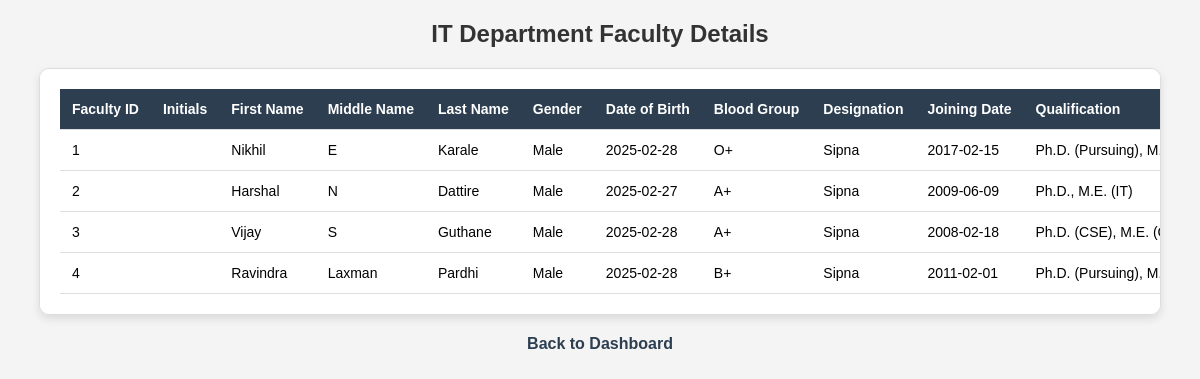
Page /User.php on the committed database.
### tables this page shows
CREATE TABLE `faculty` (
  `faculty_id` varchar(50) NOT NULL,
  `initials` varchar(10) DEFAULT NULL,
  `first_name` varchar(100) NOT NULL,
  `middle_name` varchar(100) DEFAULT NULL,
  `last_name` varchar(100) NOT NULL,
  `gender` varchar(10) DEFAULT NULL,
  `date_of_birth` date DEFAULT NULL,
  `blood_group` varchar(5) DEFAULT NULL,
  `department` varchar(255) DEFAULT NULL,
  `designation` varchar(100) DEFAULT NULL,
  `joining_date` date DEFAULT NULL,
  `qualification` varchar(100) DEFAULT NULL,
  `specialization` varchar(100) DEFAULT NULL,
  `experience` int DEFAULT NULL,
  `official_email` varchar(100) NOT NULL,
  `personal_email` varchar(100) DEFAULT NULL,
  `phone_number` varchar(15) DEFAULT NULL,
  `password` varchar(255) NOT NULL,
  `postal_address` text,
  `permanent_address` text,
  PRIMARY KEY (`faculty_id`),
  UNIQUE KEY `official_email` (`official_email`),
  UNIQUE KEY `phone_number` (`phone_number`)
);

### User.php (the view, shortened to what this page needs)
<?php
include('db_connect.php');
$query = "SELECT * FROM faculty WHERE department = 'it'";
$result = mysqli_query($conn, $query);
?>
<!DOCTYPE html>
<html lang="en">
<head>
</head>
<body>
    <h2>IT Department Faculty Details</h2>
    <div class="table-container">
        <?php if (mysqli_num_rows($result) > 0) { ?>
            <table>
                <thead>
                    <tr>
                        <th>Faculty ID</th>
                        <th>Initials</th>
                        <th>First Name</th>
                        <th>Middle Name</th>
                        <th>Last Name</th>
                        <th>Gender</th>
                        <th>Date of Birth</th>
                        <th>Blood Group</th>
                        <th>Designation</th>
                        <th>Joining Date</th>
                        <th>Qualification</th>
                    </tr>
                </thead>
                <tbody>
                    <?php while ($row = mysqli_fetch_assoc($result)) { ?>
                    <tr>
                        <td><?php echo htmlspecialchars($row['faculty_id']); ?></td>
                        <td><?php echo htmlspecialchars($row['initials']); ?></td>
                        <td><?php echo htmlspecialchars($row['first_name']); ?></td>
                        <td><?php echo htmlspecialchars($row['middle_name']); ?></td>
                        <td><?php echo htmlspecialchars($row['last_name']); ?></td>
                        <td><?php echo htmlspecialchars($row['gender']); ?></td>
                        <td><?php echo htmlspecialchars($row['date_of_birth']); ?></td>
                        <td><?php echo htmlspecialchars($row['blood_group']); ?></td>
                        <td><?php echo htmlspecialchars($row['designation']); ?></td>
                        <td><?php echo htmlspecialchars($row['joining_date']); ?></td>
                        <td><?php echo htmlspecialchars($row['qualification']); ?></td>
                    </tr>
                    <?php } ?>
                </tbody>
            </table>
        <?php } else { ?>
            <p style="text-align: center; font-size: 16px; color: #888;">No faculty members found in the IT department.</p>
        <?php } ?>
    </div>
    <a href="hod.php" class="back-link">Back to Dashboard</a>
</body>
</html>

### User.php (style rules this page uses)
body { font-family: Arial, sans-serif; background-color: #f4f4f4; margin: 0px; padding: 0; }
h2 { text-align: center; color: #333; }
.table-container { width: 90%; margin: 20px auto; background: white; padding: 20px; border-radius: 10px; box-shadow: 0px 4px 8px rgba(0, 0, 0, 0.1); overflow-x: auto; border: 1px solid #ddd; }
table { width: 100%; border-collapse: collapse; font-size: 14px; min-width: 800px; }
th, td { padding: 12px; text-align: left; border-bottom: 1px solid #ddd; white-space: nowrap; }
th { background-color:#2C3E50;; color: white; position: sticky; top: 0; z-index: 2; }
.back-link { display: block; text-align: center; margin-top: 20px; font-size: 16px; color:#2C3E50;; text-decoration: none; font-weight: bold; }

### rows in the picture
faculty: faculty_id "1", first_name "Nikhil", middle_name "E", last_name "Karale", gender "Male", date_of_birth "2025-02-28", blood_group "O+", designation "Sipna", joining_date "2017-02-15", qualification "Ph.D. (Pursuing),…"
faculty: faculty_id "2", first_name "Harshal", middle_name "N", last_name "Dattire", gender "Male", date_of_birth "2025-02-27", blood_group "A+", designation "Sipna", joining_date "2009-06-09", qualification "Ph.D., M.E. (IT)"
faculty: faculty_id "3", first_name "Vijay", middle_name "S", last_name "Guthane", gender "Male", date_of_birth "2025-02-28", blood_group "A+", designation "Sipna", joining_date "2008-02-18", qualification "Ph.D. (CSE), M.E.…"
faculty: faculty_id "4", first_name "Ravindra", middle_name "Laxman", last_name "Pardhi", gender "Male", date_of_birth "2025-02-28", blood_group "B+", designation "Sipna", joining_date "2011-02-01", qualification "Ph.D. (Pursuing),…"
